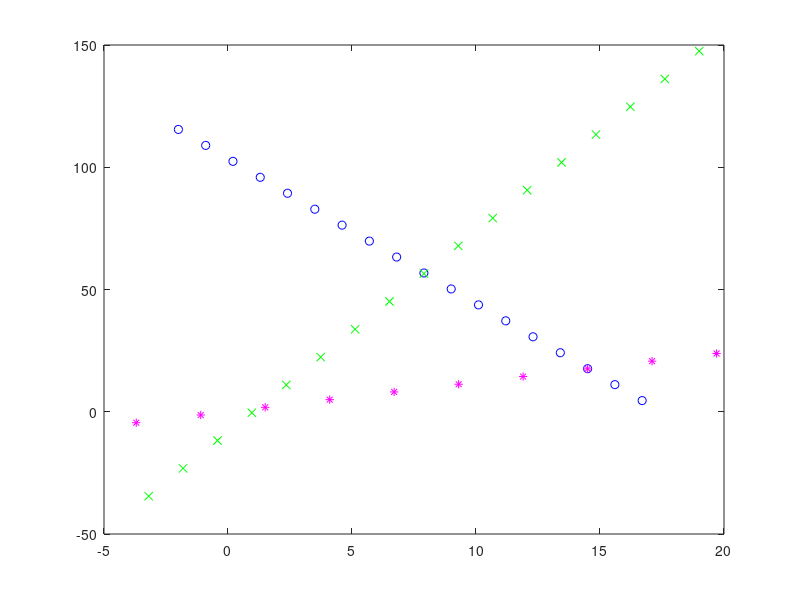

MATLAB code to generate this figure:
%% MATLAB Assignment 2
% William Carden
% EGR 101-02
% Due Date: 1/28/2025

format compact

% Slopes and interceps
m1 = -5.93;
b1 = 103.6;
m2 = 8.2;
b2 = -8.3;
m3 = 1.21;
b3 = 0;

% x1, x2, x3 row vectors
x1 = -2:1.1:17;
x2 = linspace(-3.2, 19, 17);
x3 = -3.7:2.6:20;

% Calculate y1, y2, and y3 using the slope-intercept formula.
y1 = m1 * x1 + b1;
y2 = m2 * x2 + b2;
y3 = m3 * x3 + b3;

% Calculate the mean values of y1, y2, y3.
mean_y1 = mean(y1);
mean_y2 = mean(y2);
mean_y3 = mean(y3);

% Calculate the smallest values of y1, y2, y3.
min_y1 = min(y1);
min_y2 = min(y2);
min_y3 = min(y3);

% Calculate the largest values of x1, x2, x3.
max_x1 = max(x1);
max_x2 = max(x2);
max_x3 = max(x3);

% Plot values
plot(x1, y1, 'bo', x2, y2, 'gx', x3, y3, 'm*')

% Mean of all y values
mean_all_ys = mean([y1 y2 y3])

% Sum of y minimums
sum_y_mins = sum([min_y1 min_y2 min_y3])

% Sum of x maxiums
sum_x_maxs = sum([max_x1 max_x2 max_x3])